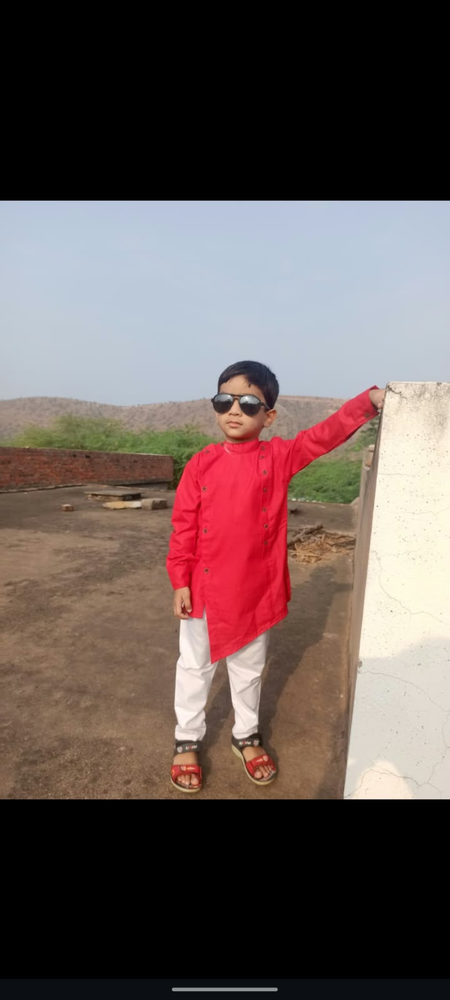
#> input picture bigger_image.png, 450 x 1000 px, shrunk from 1080 x 2400 before the run
$ python 'ex 13.py'
#> lines starting #> are read from the running program, lines starting #| are printed output that depends on the picture

import cv2
import numpy as np
from tkinter import Tk
from tkinter.filedialog import askopenfilename

Tk().withdraw()
path = askopenfilename()
#> the answer given: ../bigger_image.png
img = cv2.imread(path)
#> img is the input picture: shape (1000, 450, 3); mean B, G, R 86.2, 88.7, 103.6

if img is not None:
    rows, cols = img.shape[:2]
#> rows = 1000; cols = 450

    src = np.float32([
        [0, 0],
        [cols - 1, 0],
        [0, rows - 1]
    ])
#> src = [[0, 0], [449, 0], [0, 999]]

    dst = np.float32([
        [cols * 0.1, rows * 0.1],
        [cols * 0.9, rows * 0.2],
        [cols * 0.2, rows * 0.9]
    ])
#> dst = [[45, 100], [405, 200], [90, 900]]

    matrix = cv2.getAffineTransform(src, dst)
    result = cv2.warpAffine(img, matrix, (cols, rows))
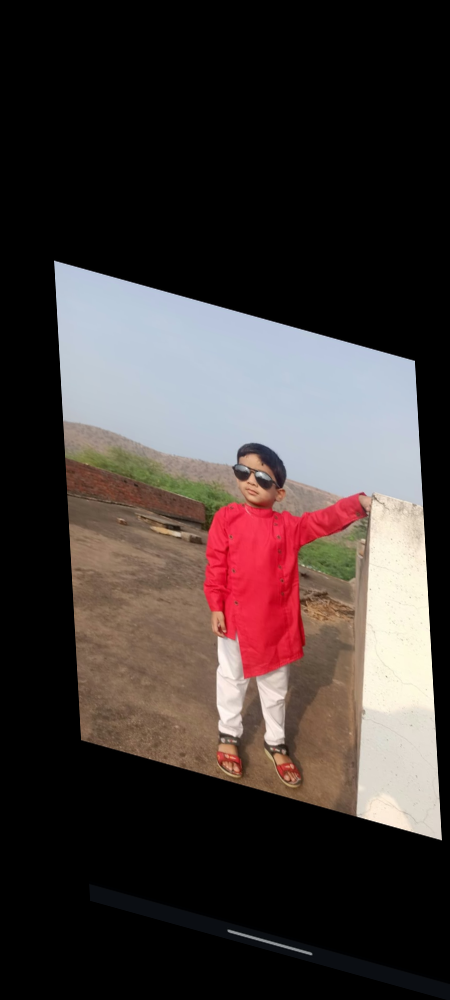
#> result: shape (1000, 450, 3); mean B, G, R 54.5, 56, 65.5

    cv2.imshow("Original Image", img)
    cv2.imshow("Affine Transformation", result)

    cv2.waitKey(0)
    cv2.destroyAllWindows()
else:
    print("Image not selected or not found")

$ run again, on color_histogram.png
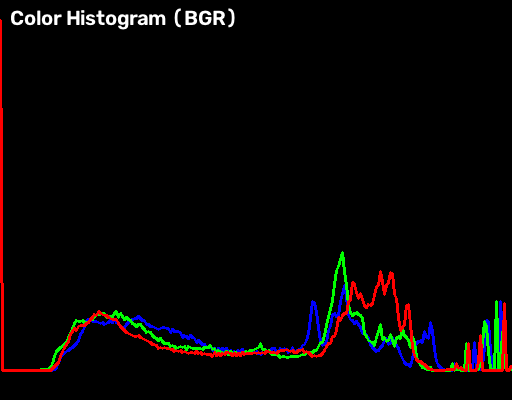
#> input picture color_histogram.png, 512 x 400 px
#> img is the input picture: shape (400, 512, 3); mean B, G, R 4.4, 4.9, 6.8
#> `result = cv2.warpAffine(img, matrix, (cols, rows))`:
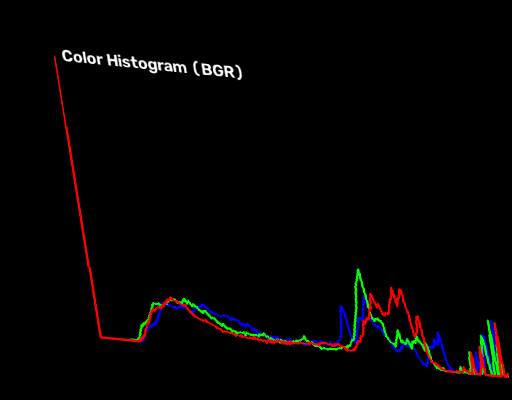
#> result: shape (400, 512, 3); mean B, G, R 2.8, 3.1, 4.3

$ run again, on equalized_image.png
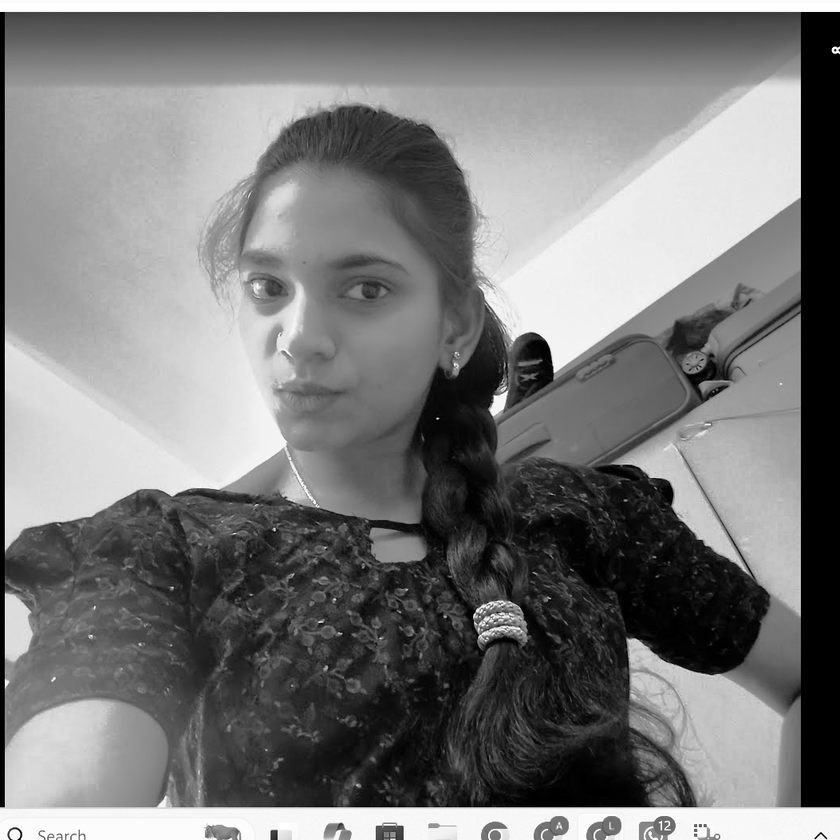
#> input picture equalized_image.png, 840 x 840 px, shrunk from 1053 x 1053 before the run
#> img is the input picture: shape (840, 840, 3); min 0, max 255, mean 122
#> `result = cv2.warpAffine(img, matrix, (cols, rows))`:
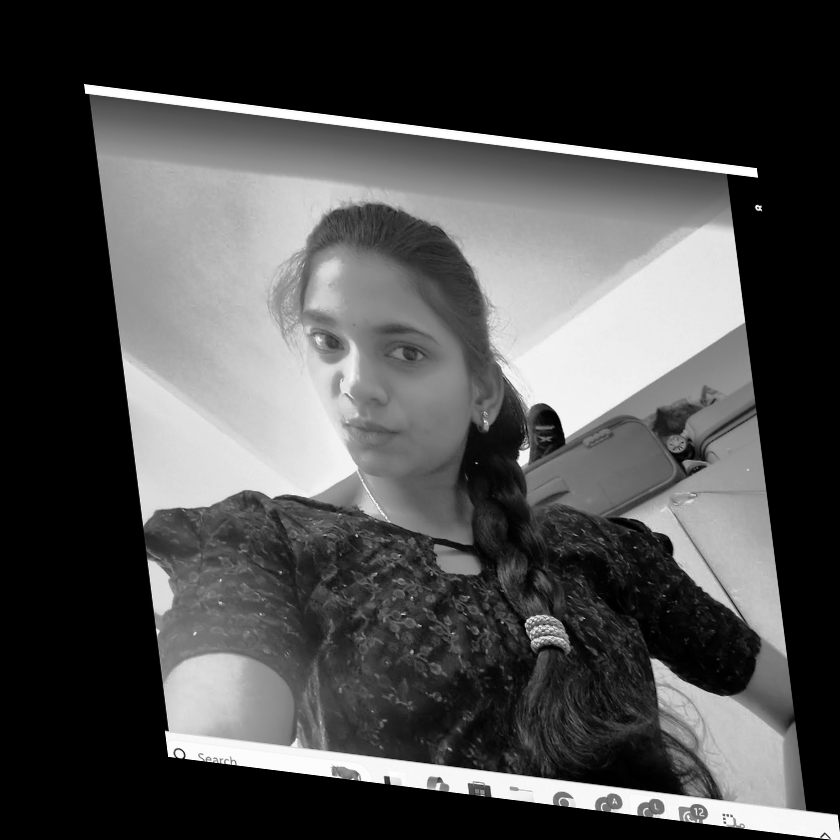
#> result: shape (840, 840, 3); min 0, max 255, mean 77.1
